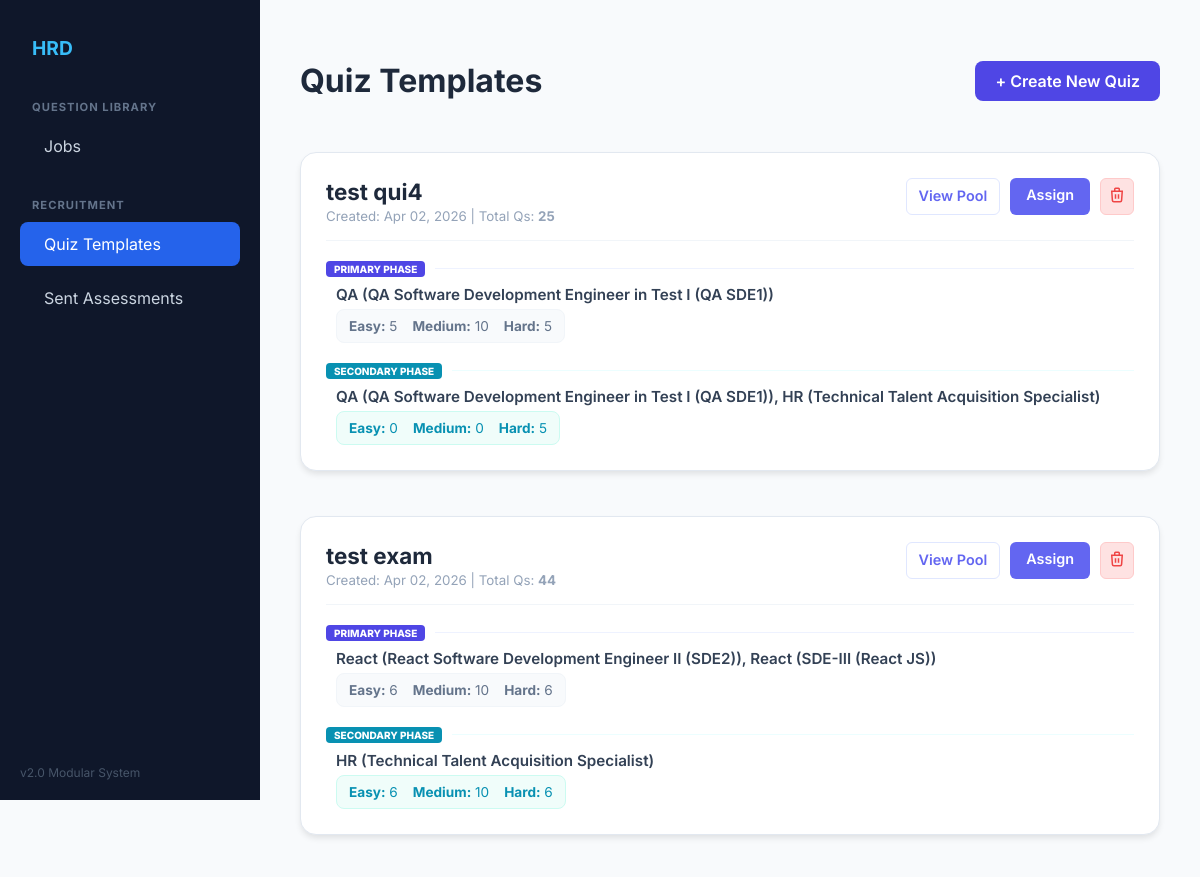
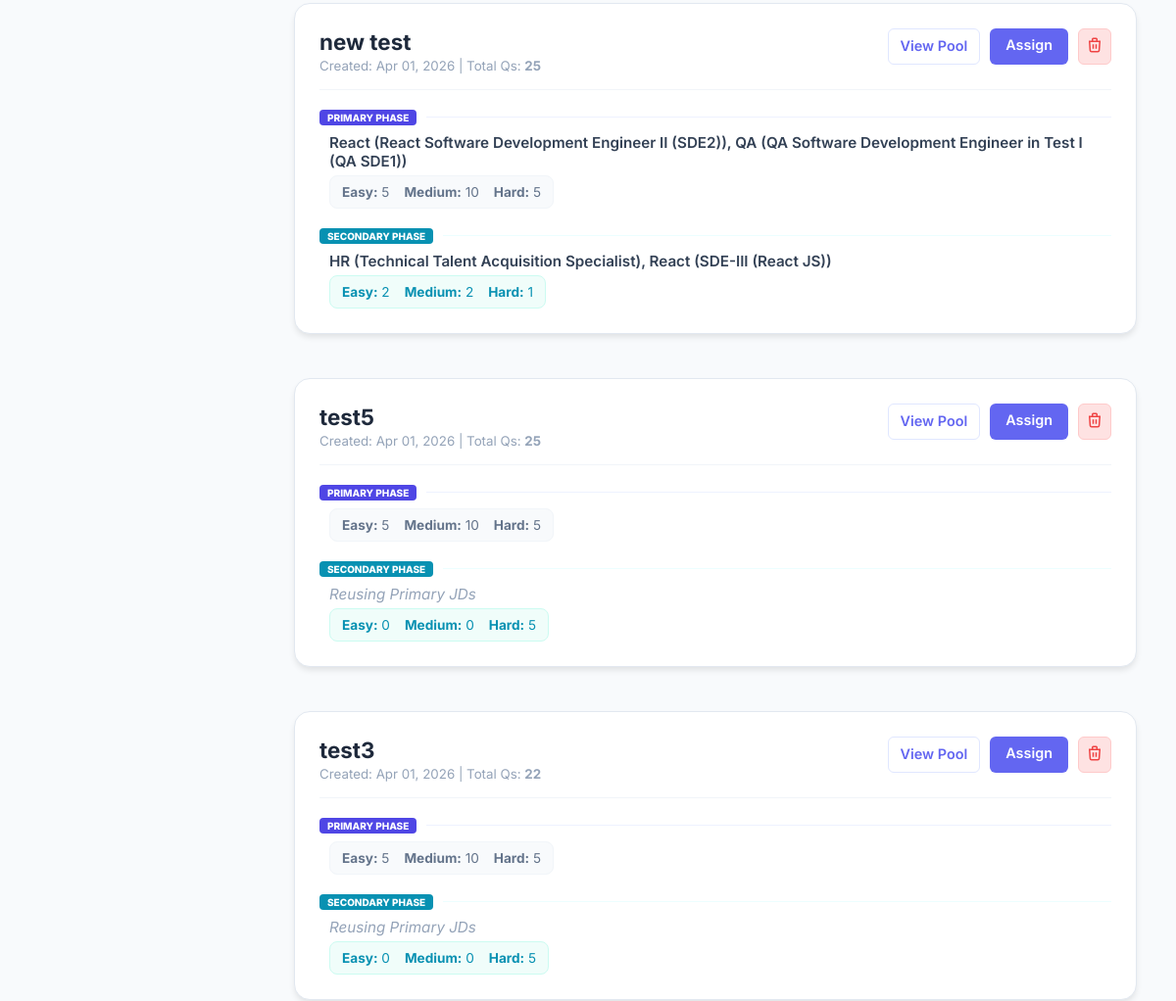
The page /quizzes/ (upper part) on the database as committed earlier (2 pictures, top to bottom).
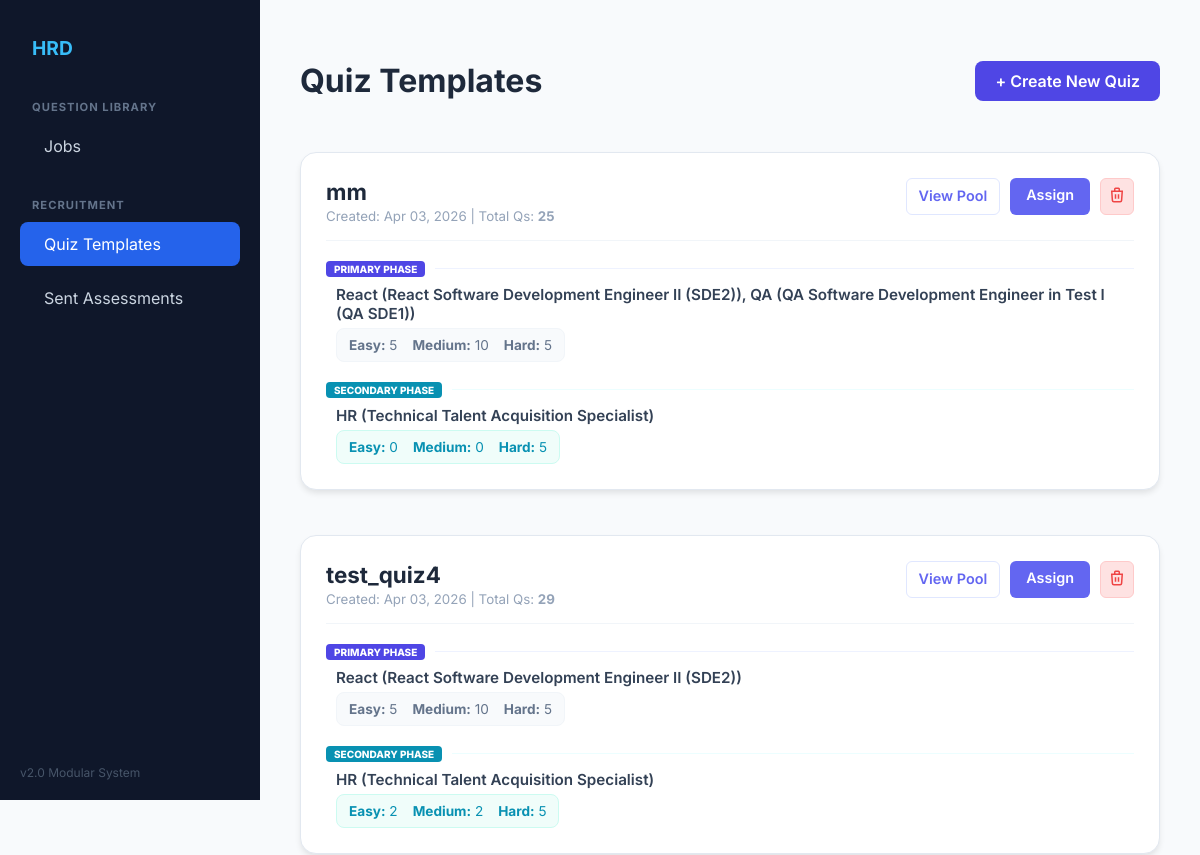
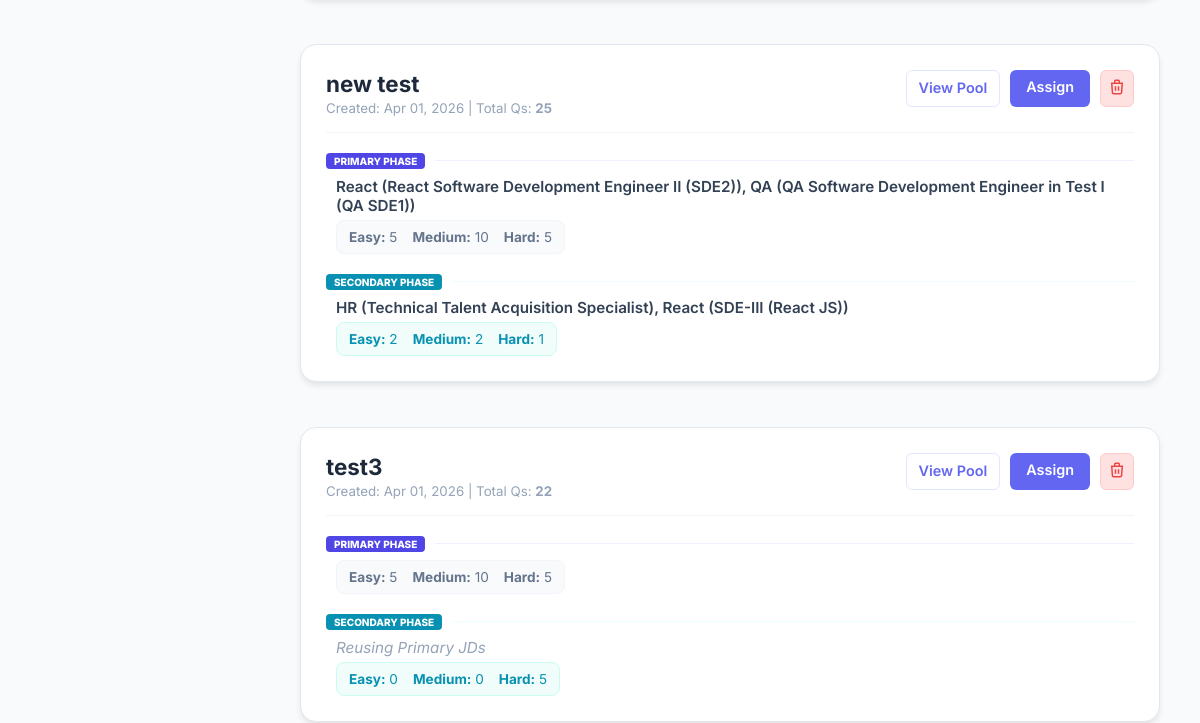
The same page on the database as committed later (2 pictures, top to bottom).
### quiz/models.py (models this page shows, shortened)
class Quiz(models.Model):
    id = models.UUIDField(primary_key=True, default=uuid.uuid4, editable=False)
    title = models.CharField(max_length=255)
    primary_job_levels = models.ManyToManyField(
        'JobLevel',
        related_name='primary_quizzes'
    )
    secondary_job_levels = models.ManyToManyField(
        'JobLevel',
        related_name='secondary_quizzes',
        blank=True
    )
    easy_count = models.IntegerField(default=5)
    medium_count = models.IntegerField(default=10)
    hard_count = models.IntegerField(default=5)
    sec_easy_count = models.PositiveIntegerField(default=0)
    sec_medium_count = models.PositiveIntegerField(default=0)
    sec_hard_count = models.PositiveIntegerField(default=5)
    is_finalized = models.BooleanField(default=False)
    total_questions_limit = models.IntegerField(default=25)
    is_adaptive = models.BooleanField(default=True)
    created_at = models.DateTimeField(auto_now_add=True)  # Set on creation
    updated_at = models.DateTimeField(auto_now=True)  # Updates every save
    class Meta:
        verbose_name_plural = "Quizzes"
        ordering = ['-created_at']

class JobLevel(models.Model):
    class GenerationStatus(models.TextChoices):
        PENDING = 'Pending', 'Pending'
        PROCESSING = 'Processing', 'Processing'
        COMPLETED = 'Completed', 'Completed'
        FAILED = 'Failed', 'Failed'
    id = models.UUIDField(primary_key=True, default=uuid.uuid4, editable=False)
    job = models.ForeignKey(Job, on_delete=models.CASCADE, related_name='levels')
    level_name = models.CharField(max_length=100)  # e.g., "Junior"
    jd_text = models.TextField()
    generation_status = models.CharField(
        max_length=20,
        choices=GenerationStatus.choices,
        default=GenerationStatus.PENDING
    )
    created_at = models.DateTimeField(auto_now_add=True)

class Job(models.Model):
    id = models.UUIDField(primary_key=True, default=uuid.uuid4, editable=False)
    name = models.CharField(max_length=100, unique=True)
    created_at = models.DateTimeField(auto_now_add=True)

### quiz/views.py (the view)
# urls.py: path('quizzes/', views.quiz_list, name='quiz_list'),
def quiz_list(request):
    quizzes = Quiz.objects.prefetch_related('primary_job_levels', 'secondary_job_levels').all().order_by('-created_at')
    return render(request, 'quiz_list.html', {'quizzes': quizzes})

### quiz/templates/quiz_list.html (shortened to what the changed rows need)
{% extends 'base.html' %}
{% block content %}
<div style="display: flex; justify-content: space-between; align-items: center; margin-bottom: 30px;">
    <h1 style="color: #1e293b;">Quiz Templates</h1>
</div>
<div style="display: grid; gap: 25px;">
    {% for quiz in quizzes %}
    <div class="card" style="display: flex; flex-direction: column; padding: 25px; background: white; border-radius: 16px; border: 1px solid #e2e8f0; box-shadow: 0 4px 6px -1px rgba(0, 0, 0, 0.1);">
        <div style="display: flex; justify-content: space-between; align-items: flex-start; margin-bottom: 20px; border-bottom: 1px solid #f1f5f9; padding-bottom: 15px;">
            <div>
                <h3 style="margin: 0; color: #1e293b; font-size: 1.4rem;">{{ quiz.title }}</h3>
                <small style="color: #94a3b8;">Created: {{ quiz.created_at|date:"M d, Y" }} | Total Qs: <strong>{{ quiz.total_questions_limit }}</strong></small>
            </div>
            <div style="display: flex; gap: 10px;">
                <a href="{% url 'view_quiz_questions' quiz.id %}" style="text-decoration: none; color: #6366f1; font-weight: 600; font-size: 0.9rem; padding: 8px 12px; border: 1px solid #e0e7ff; border-radius: 6px;">View Pool</a>
                <a href="{% url 'create_assignment' quiz.id %}" style="text-decoration: none; background: #6366f1; color: white; font-weight: 600; font-size: 0.9rem; padding: 8px 16px; border-radius: 6px;">Assign</a>
                <form action="{% url 'delete_quiz' quiz.id %}" method="POST" style="margin: 0;">
                    <button type="submit" onclick="return confirm('Delete?')" style="background: #fee2e2; border: 1px solid #fecaca; color: #ef4444; padding: 7px; border-radius: 6px; cursor: pointer;">
                        <svg width="18" height="18" fill="none" stroke="currentColor" stroke-width="2" viewBox="0 0 24 24"><path d="M19 7l-.867 12.142A2 2 0 0116.138 21H7.862a2 2 0 01-1.995-1.858L5 7m5 4v6m4-6v6m1-10V4a1 1 0 00-1-1h-4a1 1 0 00-1 1v3M4 7h16"></path></svg>
                    </button>
                </form>
            </div>
        </div>
        <div style="margin-bottom: 20px;">
            <div style="display: flex; align-items: center; gap: 10px; margin-bottom: 8px;">
                <span style="background: #4f46e5; color: white; font-size: 10px; text-transform: uppercase; padding: 2px 8px; border-radius: 4px; font-weight: 800;">Primary Phase</span>
                <div style="flex: 1; height: 1px; background: #eef2ff;"></div>
            </div>
            <div style="padding-left: 10px;">
                <p style="margin: 5px 0; font-weight: 600; color: #334155; font-size: 0.95rem;">
                    {% for l in quiz.primary_job_levels.all %}{{ l.job.name }} ({{ l.level_name }}){% if not forloop.last %}, {% endif %}{% endfor %}
                </p>
                <div style="display: flex; gap: 15px; font-size: 0.85rem; color: #64748b; background: #f8fafc; padding: 8px 12px; border-radius: 8px; width: fit-content; margin-top: 5px; border: 1px solid #f1f5f9;">
                    <span><strong>Easy:</strong> {{ quiz.easy_count }}</span>
                    <span><strong>Medium:</strong> {{ quiz.medium_count }}</span>
                    <span><strong>Hard:</strong> {{ quiz.hard_count }}</span>
                </div>
            </div>
        </div>
        <div>
            <div style="display: flex; align-items: center; gap: 10px; margin-bottom: 8px;">
                <span style="background: #0891b2; color: white; font-size: 10px; text-transform: uppercase; padding: 2px 8px; border-radius: 4px; font-weight: 800;">Secondary Phase</span>
                <div style="flex: 1; height: 1px; background: #ecfeff;"></div>
            </div>
            <div style="padding-left: 10px;">
                <p style="margin: 5px 0; font-weight: 600; color: #334155; font-size: 0.95rem;">
                    {% if quiz.secondary_job_levels.exists %}
                        {% for l in quiz.secondary_job_levels.all %}{{ l.job.name }} ({{ l.level_name }}){% if not forloop.last %}, {% endif %}{% endfor %}
                    {% else %}
                        <span style="font-style: italic; color: #94a3b8; font-weight: 400;">Reusing Primary JDs</span>
                    {% endif %}
                </p>
                <div style="display: flex; gap: 15px; font-size: 0.85rem; color: #0891b2; background: #f0fdfa; padding: 8px 12px; border-radius: 8px; width: fit-content; margin-top: 5px; border: 1px solid #ccfbf1;">
                    <span><strong>Easy:</strong> {{ quiz.sec_easy_count }}</span>
                    <span><strong>Medium:</strong> {{ quiz.sec_medium_count }}</span>
                    <span><strong>Hard:</strong> {{ quiz.sec_hard_count }}</span>
                </div>
            </div>
        </div>
    </div>
    {% empty %}
    <div style="text-align: center; padding: 60px; color: #94a3b8;">
        <p>No templates found.</p>
        <a href="{% url 'create_quiz' %}" style="color: #4f46e5; font-weight: 600;">Create One Now</a>
    </div>
    {% endfor %}
</div>
{% endblock %}

Rows that differ between the two databases and show on the page:
removed Quiz: title "test qui4", created_at "Apr 02, 2026", total_questions_limit "25", easy_count "5", medium_count "10", hard_count "5", sec_easy_count "0", sec_medium_count "0", sec_hard_count "5", JobLevel (job.name "QA", level_name "QA Software Development Engineer in Test I (QA SDE1)"), JobLevel (job.name "HR", level_name "Technical Talent Acquisition Specialist")
removed Quiz: title "test exam", created_at "Apr 02, 2026", total_questions_limit "44", easy_count "6", medium_count "10", hard_count "6", sec_easy_count "6", sec_medium_count "10", sec_hard_count "6", JobLevel (job.name "React", level_name "React Software Development Engineer II (SDE2)"), JobLevel (job.name "React", level_name "SDE-III (React JS)"), JobLevel (job.name "HR", level_name "Technical Talent Acquisition Specialist")
removed Quiz: title "test5", created_at "Apr 01, 2026", total_questions_limit "25", easy_count "5", medium_count "10", hard_count "5", shows "Reusing Primary JDs", sec_easy_count "0", sec_medium_count "0", sec_hard_count "5"
added Quiz: title "mm", created_at "Apr 03, 2026", total_questions_limit "25", easy_count "5", medium_count "10", hard_count "5", sec_easy_count "0", sec_medium_count "0", sec_hard_count "5", JobLevel (job.name "React", level_name "React Software Development Engineer II (SDE2)"), JobLevel (job.name "QA", level_name "QA Software Development Engineer in Test I (QA SDE1)"), JobLevel (job.name "HR", level_name "Technical Talent Acquisition Specialist")
added Quiz: title "test_quiz4", created_at "Apr 03, 2026", total_questions_limit "29", easy_count "5", medium_count "10", hard_count "5", sec_easy_count "2", sec_medium_count "2", sec_hard_count "5", JobLevel (job.name "React", level_name "React Software Development Engineer II (SDE2)"), JobLevel (job.name "HR", level_name "Technical Talent Acquisition Specialist")
